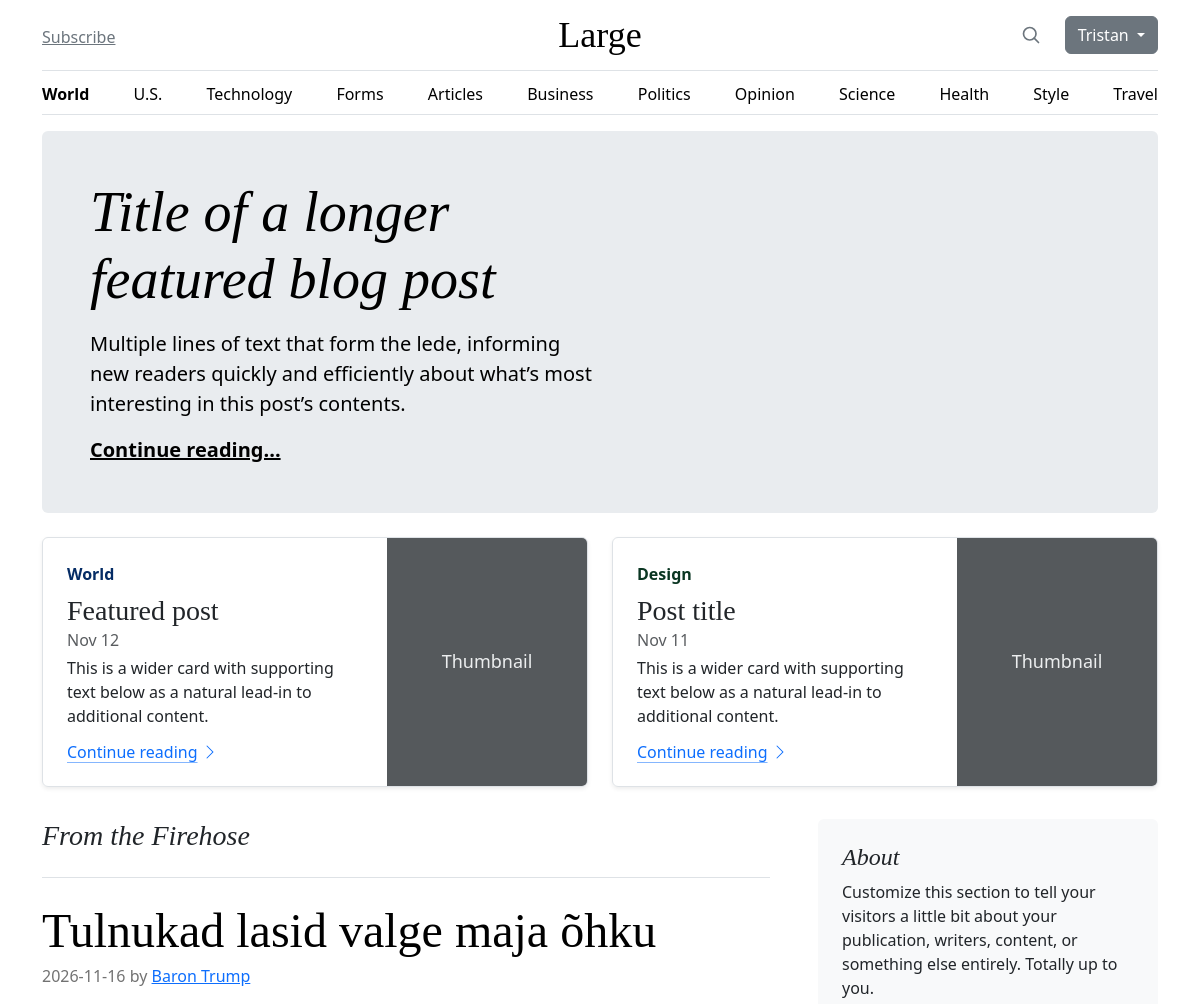
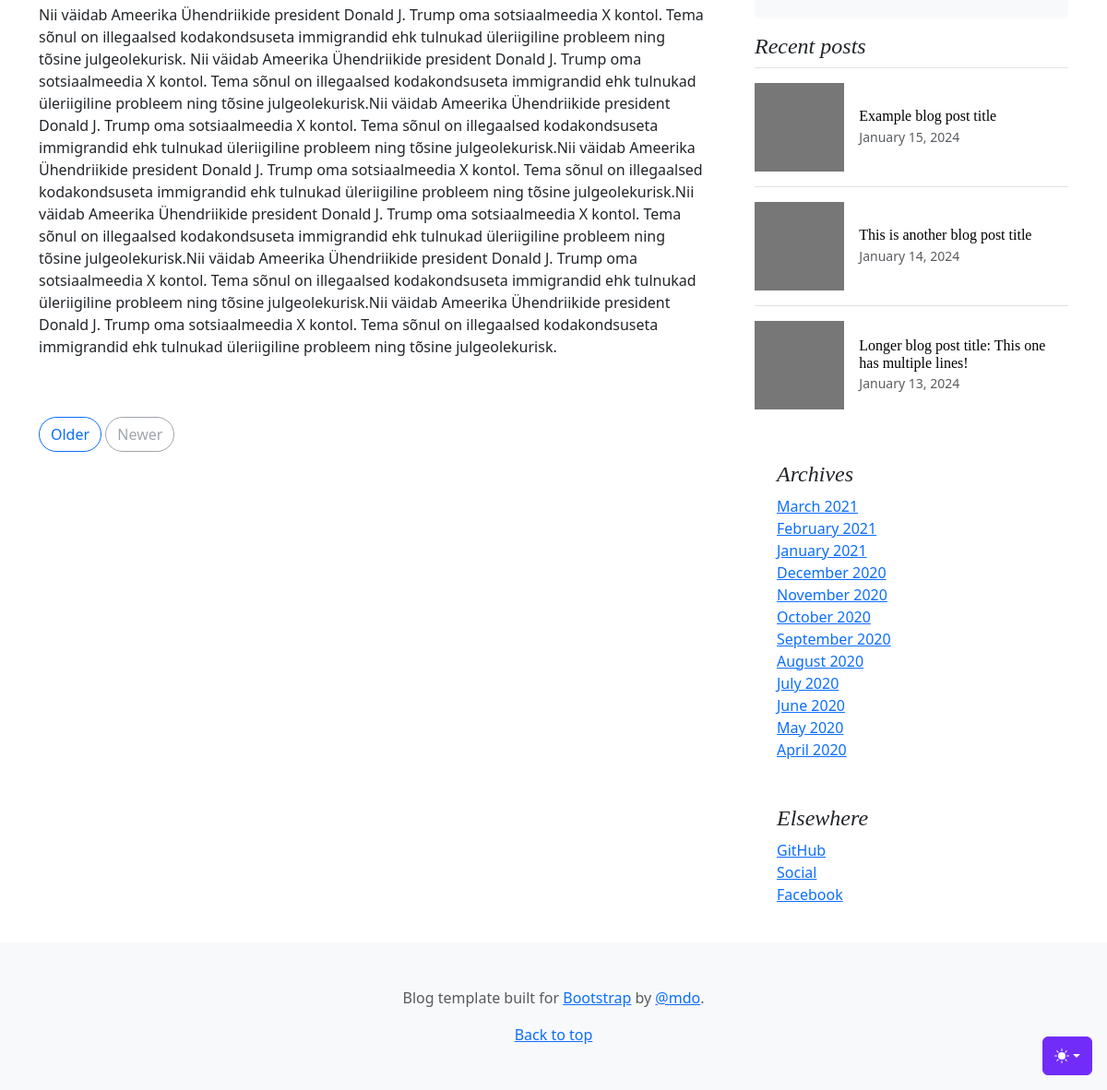
The page / (signed in) on the database its author committed (2 pictures, top to bottom).
### tables this page shows
CREATE TABLE users
(
    id       integer
        constraint users_pk
            primary key autoincrement,
    name     text not null,
    email    text not null
        constraint users_pk_2
            unique,
    password text not null
);

CREATE TABLE articles
(
    id     integer
        constraint articles_pk
            primary key autoincrement,
    title  text     not null,
    body   text,
    date   datetime not null,
    author text     not null
);

### helpers.php (called while the page is built, shortened)
<?php
function view($viewName, $variables=[]){
    extract($variables);
    include __DIR__ . "/views/$viewName.php";
}
function auth() {
    $userID = $_SESSION['userID'] ?? null;
    if($userID) {
        return User::find($userID);
    }
    return false;
}

### src/Controllers/PublicController.php (called while the page is built, shortened)
<?php
class PublicController
{
    public function index()
    {
        $articles = Article::all();
        view('index', compact('title', 'articles'));
    }
}

### src/DB.php (called while the page is built, shortened)
<?php
class DB {
    private $conn;
    public function __construct()
    {
        try {
            $this->conn = new PDO("sqlite:" . __DIR__ . '/../db.sqlite');
            $this->conn->setAttribute(PDO::ATTR_ERRMODE, PDO::ERRMODE_EXCEPTION);
        } catch (PDOException $e) {
            echo "Connection failed: " . $e->getMessage();
        }
    }
    public function all($table, $class) {
        $sql = "SELECT * FROM $table";
        $result = $this->conn->query($sql);
        $result->setFetchMode(PDO::FETCH_CLASS, $class);
        return $result->fetchAll();
    }
    public function find($table, $class, $id) {
        $sql = "SELECT * FROM $table WHERE id=$id";
        $result = $this->conn->query($sql);
        $result->setFetchMode(PDO::FETCH_CLASS, $class);
        return $result->fetch();
    }
}

### src/Models/Model.php (called while the page is built, shortened)
<?php
abstract class Model {
    protected static string $table;
    public static function all() {
        $db = new DB();
        return $db->all(static::$table, static::class);
    }
    public static function find($id) {
        $db = new DB();
        return $db->find(static::$table, static::class, $id);
    }
}

### views/partials/posts.php (the view)
<h3 class="pb-4 mb-4 fst-italic border-bottom">From the Firehose</h3>
<?php foreach (($articles ?? []) as $article): ?>
  <article class="blog-post">
    <h2 class="display-5 link-body-emphasis mb-1"><?= $article->title ?></h2>
    <p class="blog-post-meta">
      <?= $article->date ?> by <a href="#"><?= $article->author ?></a>
    </p>
    <p>
      <?= $article->body ?>
    </p>
  </article>
<?php endforeach ?>
<nav class="blog-pagination" aria-label="Pagination">
  <a class="btn btn-outline-primary rounded-pill" href="#">Older</a>
  <a
    class="btn btn-outline-secondary rounded-pill disabled"
    aria-disabled="true">Newer</a>
</nav>

### views/partials/nav.php (shortened to what this page needs)
<div class="container">
  <header class="border-bottom lh-1 py-3">
    <div class="row flex-nowrap justify-content-between align-items-center">
      <div class="col-4 pt-1">
        <a class="link-secondary" href="#">Subscribe</a>
      </div>
      <div class="col-4 text-center">
        <a
          class="blog-header-logo text-body-emphasis text-decoration-none"
          href="#">Large</a>
      </div>
      <div class="col-4 d-flex justify-content-end align-items-center gap-2">
        <a class="link-secondary" href="#" aria-label="Search">
          <svg
            xmlns="http://www.w3.org/2000/svg"
            width="20"
            height="20"
            fill="none"
            stroke="currentColor"
            stroke-linecap="round"
            stroke-linejoin="round"
            stroke-width="2"
            class="mx-3"
            role="img"
            viewBox="0 0 24 24">
            <title>Search</title>
            <circle cx="10.5" cy="10.5" r="7.5"></circle>
            <path d="M21 21l-5.2-5.2"></path>
          </svg>
        </a>
        <?php if (auth()): ?>
          <div class="dropdown">
            <button class="btn btn-secondary dropdown-toggle" type="button" data-bs-toggle="dropdown" aria-expanded="false">
              <?= auth()->name ?>
            </button>
          </div>
        <?php else: ?>
          <a class="btn btn-sm btn-outline-secondary" href="/register">Sign up</a>
          <a class="btn btn-sm btn-outline-primary" href="/login">Login</a>
        <?php endif ?>
      </div>
    </div>
  </header>
  <div class="nav-scroller py-1 mb-3 border-bottom">
    <nav class="nav nav-underline justify-content-between">
      <a class="nav-item nav-link link-body-emphasis active" href="/">World</a>
      <a class="nav-item nav-link link-body-emphasis" href="/us">U.S.</a>
      <a class="nav-item nav-link link-body-emphasis" href="#">Technology</a>
      <a class="nav-item nav-link link-body-emphasis" href="/forms">Forms</a>
      <a class="nav-item nav-link link-body-emphasis" href="/admin/articles">Articles</a>
      <a class="nav-item nav-link link-body-emphasis" href="#">Business</a>
      <a class="nav-item nav-link link-body-emphasis" href="#">Politics</a>
      <a class="nav-item nav-link link-body-emphasis" href="#">Opinion</a>
      <a class="nav-item nav-link link-body-emphasis" href="#">Science</a>
      <a class="nav-item nav-link link-body-emphasis" href="#">Health</a>
      <a class="nav-item nav-link link-body-emphasis" href="#">Style</a>
      <a class="nav-item nav-link link-body-emphasis" href="#">Travel</a>
    </nav>
  </div>
</div>

### public/blog.css (style rules this page uses)
.blog-header-logo { font-family: "Playfair Display", Georgia, "Times New Roman", serif; font-size: 2.25rem; }
h1, h2, h3, h4, h5, h6 { font-family: "Playfair Display", Georgia, "Times New Roman", serif; }
.blog-pagination { margin-bottom: 4rem; }
.blog-post { margin-bottom: 4rem; }
.blog-post-meta { margin-bottom: 1.25rem; color: #727272; }

### views/partials/header.php (style rules this page uses)
.nav-scroller { position: relative; z-index: 2; height: 2.75rem; overflow-y: hidden; }
.nav-scroller .nav { display: flex; flex-wrap: nowrap; padding-bottom: 1rem; margin-top: -1px; overflow-x: auto; text-align: center; white-space: nowrap; -webkit-overflow-scrolling: touch; }

### rows shown on the page
users: name "Tristan"
articles: title "Tulnukad lasid valge maja õhku", date "2026-11-16", author "Baron Trump", body "Nii väidab Ameerika Ühendriikide president Donald J. Trump oma sotsiaalmeedia X kontol. Tema sõnul on illegaalsed kodakondsuseta immigrandid ehk tulnukad üleriigiline probleem ning tõsine julgeolekurisk. Nii väidab Ameerika Ühendriikide president Donald J. Trump oma sotsiaalmeedia X kontol. Tema sõnul on illegaalsed kodakondsuseta immigrandid ehk tulnukad üleriigiline probleem ning tõsine julgeolekurisk.Nii väidab Ameerika Ühendriikide president Donald J. Trump oma sotsiaalmeedia X kontol. Tema sõnul on illegaalsed kodakondsuseta immigrandid ehk tulnukad üleriigiline probleem ning tõsine julgeolekurisk.Nii väidab Ameerika Ühendriikide president Donald J. Trump oma sotsiaalmeedia X kontol.…"
